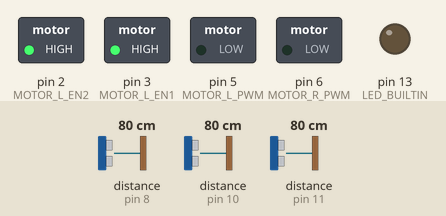
This sketch was run on a simulated Arduino Uno, built with avr-gcc and run on an emulated ATmega328P. Shown: switched loads named in the sketch (green lamp = pin HIGH), output pins drawn as LEDs (lit = HIGH). Inputs (shaded band) come from the test bench; at power-on: distance to the obstacle (sensors on pin 8, pin 10, pin 11) 80 cm. What the sketch prints to the serial monitor is not drawn.

Above: at 9.5 s.
9.6 s: distance to the obstacle (sensor on pin 8) set to 31 cm
23.6 s: distance to the obstacle (sensor on pin 8) set to 26 cm
At 24.0 s:
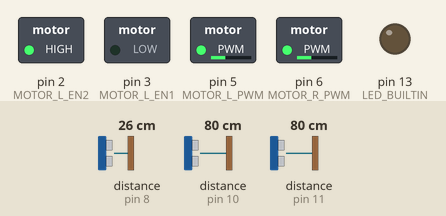
25.2 s: distance to the obstacle (sensor on pin 8) set to 13 cm
39.2 s: distance to the obstacle (sensor on pin 8) set to 10 cm
40.7 s: distance to the obstacle (sensor on pin 8) set to 18 cm
At 53.4 s:
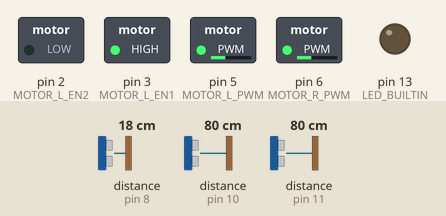
Timing chart, 0 to 54.8 s (numbered marks = the images above; inputs shaded):
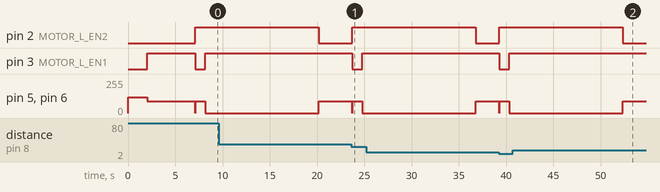

Measured:
- the behaviour switches between 29 and 28 cm on distance to the obstacle (sensor on pin 8) (found by bisection; images 0 and 1)
- after the input at 40.7 s, pin 3 (MOTOR_L_EN1): stays HIGH (without the input it goes to LOW after 14.0 s)

The sketch:

4.minimum.ino
```cpp
// C++ code
//n mm에서 멈춤 후 우로 90도 회전
#include<NewPing.h>
//좌
#define MOTOR_L_EN1 3
#define MOTOR_L_EN2 2
#define MOTOR_L_PWM 5
//우
#define MOTOR_R_EN1 4
#define MOTOR_R_EN2 7
#define MOTOR_R_PWM 6

#define F_Sonar 8
#define R_Sonar 10
#define L_Sonar 11

#define speed_nomal 120

#define NO_MAX_WAYPOINTS 2

float   F[NO_MAX_WAYPOINTS] = {0,};
float   R[NO_MAX_WAYPOINTS] = {0,};
float L[NO_MAX_WAYPOINTS] = {0,};

int line_sensor[5]={0,0,0,0,0};
int maxDistance=60;//cm
float F_distance,L_distance,R_distance,
    F_distance1,L_distance1,R_distance1,
    d_F_distance,d_R_distance,d_L_distance;
int time_msec,time_90,Road_line;


NewPing Sonar[3]={
NewPing(F_Sonar,F_Sonar,maxDistance),
NewPing(R_Sonar,R_Sonar,maxDistance),
NewPing(L_Sonar,L_Sonar,maxDistance),
};
void M_CTL(int dir_L,int dir_R,float spd_L,float spd_R){
  if((dir_L ==1)){
    if(dir_R ==1){
      digitalWrite(MOTOR_L_EN1 ,HIGH);
      digitalWrite(MOTOR_L_EN2 ,LOW);
      analogWrite(MOTOR_L_PWM,spd_L);
      //4,7 다르면 전진
      digitalWrite(MOTOR_R_EN1 ,HIGH);
        digitalWrite(MOTOR_R_EN2 ,LOW);
      analogWrite(MOTOR_R_PWM,spd_R);
      }
    else if(dir_R ==-1){
      digitalWrite(MOTOR_L_EN1 ,HIGH);
      digitalWrite(MOTOR_L_EN2 ,LOW);
      analogWrite(MOTOR_L_PWM,spd_L);
      //4,7 다르면 후진
      digitalWrite(MOTOR_R_EN1 ,LOW);
        digitalWrite(MOTOR_R_EN2 ,HIGH);
      analogWrite(MOTOR_R_PWM,spd_R);
    }

  }
  else if(dir_L ==-1){
    if(dir_R==-1){
      //2,3 다르면 후진
      digitalWrite(MOTOR_L_EN1 ,LOW);
      digitalWrite(MOTOR_L_EN2 ,HIGH);
      analogWrite(MOTOR_L_PWM,spd_L);
      //4,7 다르면 후진
      digitalWrite(MOTOR_R_EN1 ,LOW);
      digitalWrite(MOTOR_R_EN2 ,HIGH);
      analogWrite(MOTOR_R_PWM,spd_R);
      }
    else if(dir_R==1){
      //2,3 다르면 후진
      digitalWrite(MOTOR_L_EN1 ,LOW);
      digitalWrite(MOTOR_L_EN2 ,HIGH);
      analogWrite(MOTOR_L_PWM,spd_L);
      //4,7 다르면 전진
      digitalWrite(MOTOR_R_EN1 ,HIGH);
        digitalWrite(MOTOR_R_EN2 ,LOW);
      analogWrite(MOTOR_R_PWM,spd_R);
    }
  }
  else if((dir_L ==0)&&(dir_R==0)){
    //2,3 같으면 멈춤
    digitalWrite(MOTOR_L_EN1 ,HIGH);
    digitalWrite(MOTOR_L_EN2 ,HIGH);
    analogWrite(MOTOR_L_PWM,spd_L);
    //4,7 같으면 멈춤
    digitalWrite(MOTOR_R_EN1 ,HIGH);
    digitalWrite(MOTOR_R_EN2 ,HIGH);
    analogWrite(MOTOR_R_PWM,spd_R);
  }

}


void setup()
{
  pinMode(LED_BUILTIN, OUTPUT);
  pinMode(MOTOR_L_EN1 ,OUTPUT);
  pinMode(MOTOR_L_EN2 ,OUTPUT);
  pinMode(MOTOR_L_EN1 ,OUTPUT);
  pinMode(MOTOR_L_EN2 ,OUTPUT);


  Road_line = 1;
  analogWrite(MOTOR_L_PWM,speed_nomal);
  analogWrite(MOTOR_R_PWM,speed_nomal);
  time_msec = 1000;
  time_90 = (80/speed_nomal)*950;  //속도가 빠를수록 초는 느려야하니 반비례, 속도 80일때 950이 90도 회전함.


  Serial.begin(115200);

}
int minimum=maxDistance*10+1;
int i_save=0;
void loop()
{

  //거리 단위 mm

  //시작시 잠시 멈춤
  delay(2000);
  //초음파 센서 측정
  F_distance = Sonar[0].ping_cm()*10;
  R_distance = Sonar[1].ping_cm()*10;
  L_distance = Sonar[2].ping_cm()*10;


for(int i=0;i<1000;i++){
     F[i%2] = F_distance = Sonar[0].ping_cm()*10;
	float avrF0;
	if(i>0 && F_distance > 50){
		avrF0=(F[0]+F[1])/2;
	}

      if(avrF0 < minimum ){
      minimum = F_distance;
      i_save= i;
      Serial.println(minimum);
    }
     M_CTL(1,-1,90,90);
     delay(1);


    }

  M_CTL(0,0,0,0);
   delay(10);


 for(int i=1000;i>i_save;i--){

    M_CTL(-1,1,90,90);
    delay(1);

    }

  M_CTL(0,0,0,0);
   delay(10000);


}
```
